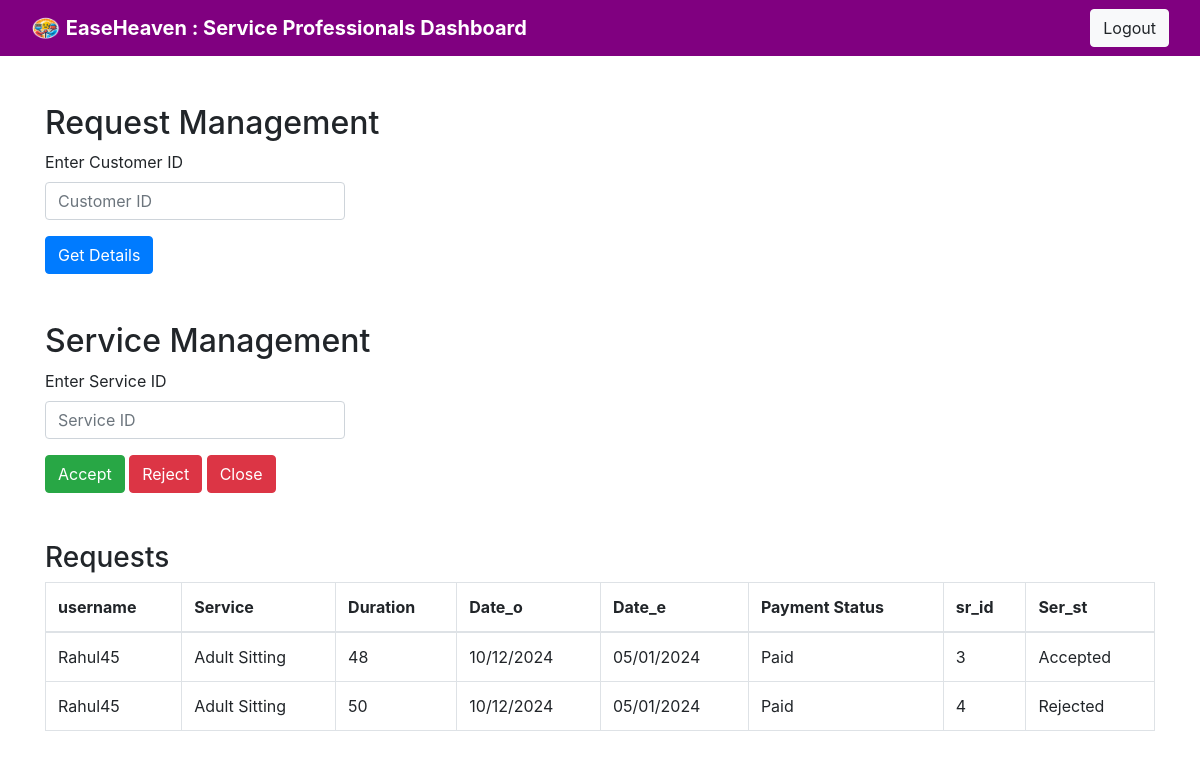
The page /sp_dash (signed in) on the database its author committed.
### tables this page shows
CREATE TABLE "Request" (
	"username"	REAL NOT NULL,
	"Service"	TEXT NOT NULL,
	"Duration"	INTEGER NOT NULL,
	"Date_e"	TEXT,
	"Date_o"	TEXT,
	"Payment"	TEXT DEFAULT 'Pending',
	"Ser_st"	TEXT,
	"Status"	TEXT DEFAULT 'Open',
	"Srid"	INTEGER DEFAULT 111,
	"prfid"	TEXT,
	PRIMARY KEY("Srid" AUTOINCREMENT)
);

### main.py (the view, shortened to what this page needs)
@app.route('/sp_dash', methods=['GET', 'POST'])
def sp_dash():
    if 'userid' not in session:
        return redirect('/login')
    ID = session['userid']
    conn = get_db()
    cursor = conn.cursor()
    cursor.execute('SELECT Service, Pincode FROM Acc_sp WHERE Username = ?', (ID,))
    result = cursor.fetchone()
    if not result:
        return "No services found for the logged-in professional."
    Service, Pincode = result
    customer_details = None
    users = []
    table = []
    customer_details=None
    cursor.execute('''SELECT username, Service, Duration, Date_o, Date_e, Payment, Srid ,Ser_st FROM Request WHERE  Status=? and Payment=? ''',("Open","Paid"))
    table = cursor.fetchall()
    conn.close()
    return render_template(
        'SP_dash.html',customer_details=customer_details,users=users,table=table)

### main.py (called while the page is built)
def get_db():
    db = getattr(g, '_database', None)
    if db is None:
        db = g._database = sqlite3.connect(DATABASE)
    return db

@app.teardown_appcontext
def close_connection(exception):
    db = getattr(g, '_database', None)
    if db is not None:
        db.close()

### templates/SP_dash.html (shortened to what this page needs)
<!DOCTYPE html>
<html>
<head>
	<link href="https://stackpath.bootstrapcdn.com/bootstrap/4.5.2/css/bootstrap.min.css" rel="stylesheet">
</head>
<body>
	<nav class="navbar" style="background-color: purple;">
    <div class="container-fluid">
      <a class="navbar-brand" href="#" style="font-weight: bold; color: white;">
        <img src="{{ url_for('static', filename='10.png') }}" alt="Logo" width="30" height="24" class="d-inline-block align-text-top">
        EaseHeaven : Service Professionals Dashboard
      </a>
      <a href="\login" class="btn btn-light ml-auto">Logout</a>
    </div>
  </nav>
  <form method="POST" action="{{ url_for('sp_dash') }}">
  <div class="container mt-5">
  <h2>Request Management</h2>
  <div class="form-group" style="width:300px">
    <label for="userId">Enter Customer ID</label>
    <input type="text" name="username" class="form-control" id="userId" placeholder="Customer ID">
  </div>
  <button class="btn btn-primary" name="Get" >Get Details</button>
</div>
</form>
<form method="POST" action="{{ url_for('sp_dash') }}">
<div class="container mt-5">
  <h2>Service Management</h2>
  <div class="form-group" style="width:300px">
    <label for="userId">Enter Service ID</label>
    <input type="text" name="srid" class="form-control" id="userId" placeholder="Service ID">
  </div>
  <button class="btn btn-success" name="accept">Accept</button>
  <button class="btn btn-danger" name="reject" >Reject</button>
  <button class="btn btn-danger" name ="close">Close</button>
</div>
</form>
<div class="container mt-5">
    <h3>Requests</h3>
    <table class="table table-bordered">
      <thead>
        <tr>
          <th>username</th>
          <th>Service</th>
          <th>Duration</th>
          <th>Date_o</th>
          <th>Date_e</th>
          <th>Payment Status</th>
          <th>sr_id</th>
          <th>Ser_st</th>
        </tr>
      </thead>
      <tbody>
        {% for user in table %}
        <tr>
          <td>{{ user[0] }}</td>
          <td>{{ user[1] }}</td>
          <td>{{ user[2] }}</td>
          <td>{{ user[3] }}</td>
          <td>{{ user[4] }}</td>
          <td>{{ user[5] }}</td>
          <td>{{ user[6] }}</td>
          <td>{{ user[7] }}</td>
        </tr>
        {% endfor %}
      </tbody>
    </table>
  </div>
</body>
</html>

### rows shown on the page
Request: username "Rahul45", Service "Adult Sitting", Duration "48", Date_o "10/12/2024", Date_e "05/01/2024", Payment "Paid", Srid "3", Ser_st "Accepted"
Request: username "Rahul45", Service "Adult Sitting", Duration "50", Date_o "10/12/2024", Date_e "05/01/2024", Payment "Paid", Srid "4", Ser_st "Rejected"
